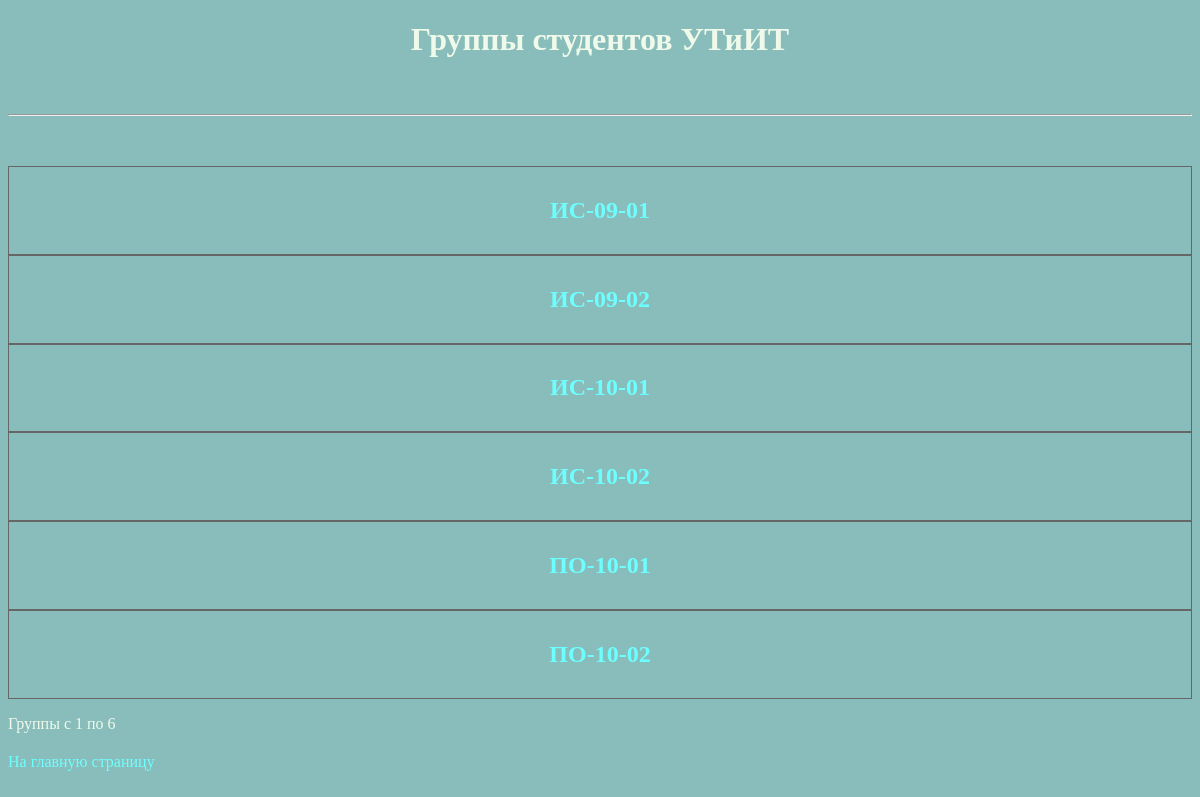
Screenshot of /project/views/groups.php with the database file from the repository.
### tables this page shows
CREATE TABLE `groups` (
  `id` smallint(6) NOT NULL,
  `name` char(10) DEFAULT NULL
);

### project/consts/paths.php (called while the page is built)
<?php
$PATHS = [
    'footer' => '/../modules/footer.php',
    'css' => '/css/styles.css',
    'js' => '/js/main.js'
];
?>

### project/helpers/Path.php (called while the page is built, shortened)
<?php
require_once(__DIR__ . '/../consts/paths.php');
function getPathToModule(string $module): string {
    global $PATHS;
    return $PATHS[$module];
}
?>

### project/helpers/DB.php (called while the page is built, shortened)
<?php
function rowExist($result): bool {
    return mysqli_num_rows($result);
}
?>

### project/consts/URL.php (called while the page is built, shortened)
<?php
$constsViewURL = [
    'academic_performance' => '/views/academic_performance',
    'faculties' => '/views/faculties',
    'groups_subjects' => '/views/groups_subjects',
    'groups' => '/views/groups',
    'index' => '/index',
    'know_group' => '/views/know_group',
    'lecturers_search' => '/views/lecturers_search',
    'lecturers' => '/views/lecturers',
    'login' => '/views/login',
    'logout' => '/views/logout',
    'registration' => '/views/registration',
    'session_results' => '/views/session_results',
    'students_search' => '/views/students_search',
    'students' => '/views/students',
    'subjects' => '/views/subjects',
    'users' => '/views/users'
];
?>

### project/helpers/URL.php (called while the page is built, shortened)
<?php
require_once(__DIR__ . '/../consts/URL.php');
function makeURL(string $page, string $form = 'view', $GETparams = '', $GETvalues = ''): string {
    global $constsViewURL, $constsDeleteFormURL, $constsInsertFormURL, $constsUpdateFormURL;
    $URL = '';
    switch($form) {
        case 'view': $URL = $constsViewURL[$page]; break;
    }
    return addURLParams($URL, $GETparams, $GETvalues);
}
function addURLParams(string $URL, $GETparams = '', $GETvalues = ''): string {
    if(!empty($GETparams) AND !empty($GETvalues)) {
        return $URL . '?' . $GETparams . '=' . $GETvalues;
    }
    return $URL;
}
?>

### project/views/groups.php (the view, shortened to what this page needs)
<?php
require_once(__DIR__ . '/../helpers/Authorization.php');
$query_groups = "SELECT * FROM groups ORDER BY groups.name ASC";
$result_groups = mysqli_query($connection, $query_groups) or die($connection->error);
$group_row = mysqli_fetch_assoc($result_groups);
$groups_totalRows = mysqli_num_rows($result_groups);
?>
<!DOCTYPE HTML PUBLIC "-//W3C//DTD HTML 4.01 Transitional//EN"
"http://www.w3.org/TR/html4/loose.dtd">
<html>
<head>
  <link href="<?php echo getPathToModule('css'); ?>" rel="stylesheet" type="text/css">
</head>
<body>
  <h1>Группы студентов УТиИТ</h1>
  <p>&nbsp;</p>
  <hr>
  <p align="center">&nbsp;</p>
<?php if (rowExist($result_groups)) { do { ?>
  <div class="fullnote">
    <h2>
      <a href="<?php echo makeURL('students', 'view', 'group', $group_row['id']);?>"><?php echo $group_row['name']; ?></a>
    </h2>
  </div>
<?php } while ($group_row = mysqli_fetch_assoc($result_groups)); freeResult($result_groups); ?>
  <p>Группы с 1 по <?php echo $groups_totalRows ?> </p>
<?php } else { ?>
  <h3>Групп пока нет! </h3>
<?php } if(userHasRights($RIGHTS['MODERATOR'])) { ?>
  <p>&nbsp;</p>
  <form action="<?php echo getCurrentURL(); ?>" method="POST" autocomplete="off">
    <p>Группа:
      <input name="group_name" type="text" class="border-bottom" size="50" maxlength="50">
    </p>
    <p>
      <input type="submit" name="Submit" class="blueButton" value="Добавить">
      <input type="reset" name="Reset" class="redButton" value="Отмена">
    </p>
  </form>
<?php } includeModule('footer'); ?>

### project/css/styles.css (style rules this page uses)
body { background-color: #89bdbb; color: #effaea; }
h1 { text-align: center; }
h2 { text-align: center; }
.fullnote { border: thin solid #666666; padding: 10px; }
a { color: #6DFFFF; text-decoration: none; transition: color 1s, border 0.5s; }

### rows the page displays
groups: name "ИС-09-01"
groups: name "ИС-09-02"
groups: name "ИС-10-01"
groups: name "ИС-10-02"
groups: name "ПО-10-01"
groups: name "ПО-10-02"

### other values shown
$groups_totalRows "6"
